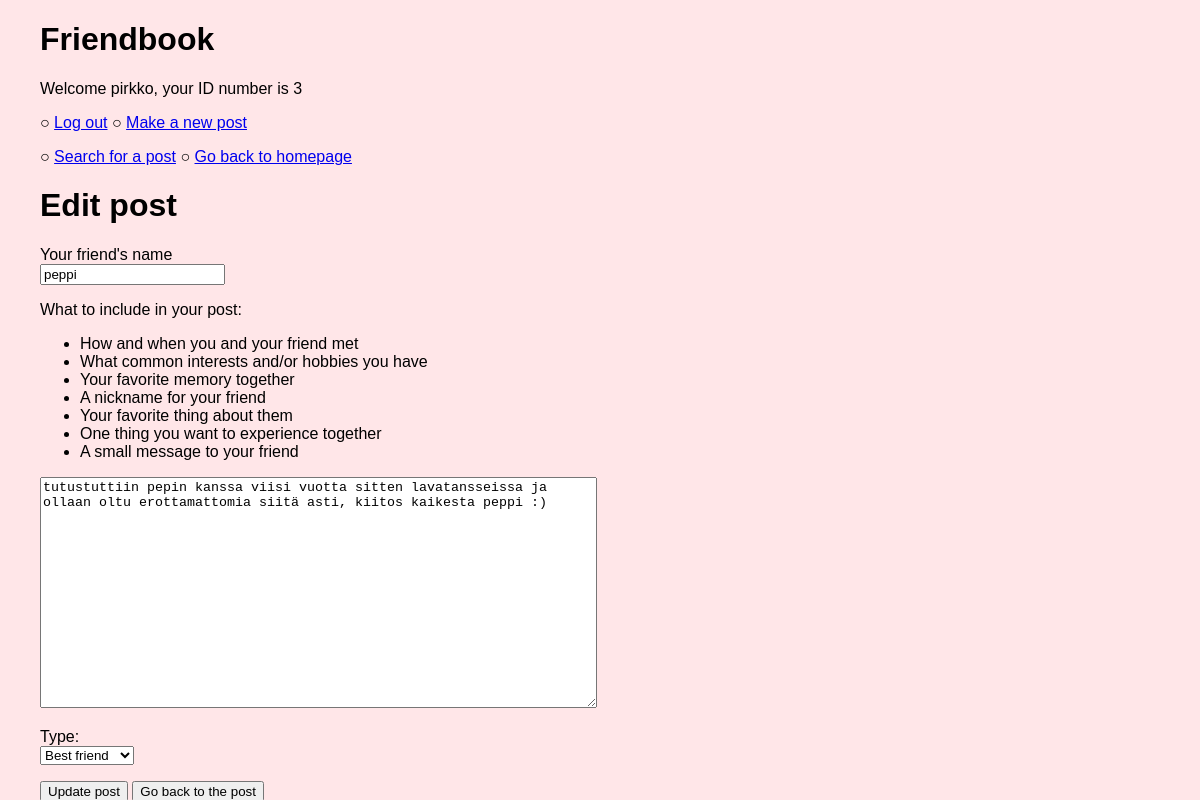
/edit_post/7 (signed in), run on the app's committed database.
### tables this page shows
CREATE TABLE users (
    id INTEGER PRIMARY KEY,
    username TEXT UNIQUE,
    password_hash TEXT
);

CREATE TABLE posts (
	id INTEGER PRIMARY KEY,
	title TEXT,
	description TEXT,
	user_id INTEGER REFERENCES users
);

CREATE TABLE classes (
    id INTEGER PRIMARY KEY,
    title TEXT,
    value TEXT
);

### app.py (the view)
@app.route("/edit_post/<int:post_id>")
def edit_post(post_id):
    require_login()
    post = posts.get_post(post_id)
    if not post:
        abort(404)
    if post["user_id"] != session["user_id"]:
        abort(403)
    all_classes = posts.get_all_classes()
    classes = {}
    for my_class in all_classes:
        classes[my_class] = ""
    for entry in posts.get_classes(post_id):
        classes[entry["title"]] = entry["value"]
    return render_template("edit_post.html", post=post, classes=classes, all_classes=all_classes)

### app.py (called while the page is built)
def require_login():
    if "user_id" not in session:
        abort(403)

### db.py (called while the page is built)
def get_connection():
    con = sqlite3.connect("database.db")
    con.execute("PRAGMA foreign_keys = ON")
    con.row_factory = sqlite3.Row
    return con

def query(sql, params=[]):
    con = get_connection()
    result = con.execute(sql, params).fetchall()
    con.close()
    return result

### posts.py (called while the page is built)
def get_all_classes():
    sql = "SELECT title, value FROM classes ORDER BY id"
    result = db.query(sql)
    classes = {}
    for title, value in result:
        classes[title] = []
    for title, value in result:
        classes[title].append(value)
    return classes

def get_classes(post_id):
    sql = "SELECT title, value FROM post_classes WHERE post_id = ?"
    return db.query(sql, [post_id])

def get_post(post_id):
    sql = """SELECT posts.title,
                    posts.description,
                    users.username,
                    users.id user_id,
                    posts.id
               FROM posts, users
              WHERE posts.user_id = users.id AND
                    posts.id = ?"""
    result = db.query(sql, [post_id])
    return result[0] if result else None

### templates/edit_post.html (shortened to what this page needs)
{% extends "layout.html" %}
{% block content %}
<h1>Edit post</h1>
<form action="/update_post" method="post">
<p>
  Your friend's name <br />
  <input type="text" name="title" value="{{ post.title }}" maxlength="50" required/>
</p>
<p>
  What to include in your post: <br />
  <ul>
    <li> How and when you and your friend met </li>
    <li> What common interests and/or hobbies you have </li>
    <li> Your favorite memory together </li>
    <li> A nickname for your friend </li>
    <li> Your favorite thing about them </li>
    <li> One thing you want to experience together </li>
    <li> A small message to your friend </li>
  </ul>
  <textarea name="description" rows="15" cols="67" maxlength="3000" required>{{ post.description }}</textarea>
  </p>
  {% for class in all_classes %}
  <p>
    {{ class }}: <br />
    <select name="classes">
    {% for option in all_classes[class] %}
      {% if classes[class] == option %}
      <option value="{{ class }}:{{ option }}" selected>{{ option }}</option>
      {% else %}
      <option value="{{ class }}:{{ option }}">{{ option }}</option>
      {% endif %}
    {% endfor %}
    </select>
  </p>
  {% endfor %}
  <input type="submit" value="Update post" size="10" />
  <input type="submit" name="back" value="Go back to the post">
</form>
{% endblock %}

### templates/layout.html (shortened to what this page needs)
<!DOCTYPE html>
<html>
<head>
  <link rel="stylesheet" href="/static/main.css">
</head>
<body>
  <h1>Friendbook</h1>
  {% if session.username %}
  <p>
    Welcome {{ session.username }}, your ID number is {{ session.user_id }}
  </p>
  <p>
    ○ <a href="/logout">Log out</a> ○
    <a href= "/new_post">Make a new post</a> 
  </p>
  {% else %}
  <p>
    ○ <a href="/login">Login</a> ○
      <a href="/register">Register</a> 
  </p>
  {% endif %}
  <p>
    ○ <a href= "/find_post">Search for a post</a> ○
      <a href="/">Go back to homepage </a>
  </p>
  {% block content %}{% endblock %}
</body>
</html>

### static/main.css (style rules this page uses)
body { margin: auto; max-width: 70em; font-family: sans-serif; background-color: #FFE6E8; }
p { max-width: 500px; }

### data on the page
users: username "pirkko"
posts: title "peppi", description "tutustuttiin pepin kanssa viisi vuotta sitten lavatansseissa ja ollaan oltu erottamattomia siitä asti, kiitos kaikesta peppi :)"
classes: title "Type"

### other printed values
{{ session.user_id }} "3"
form field classes "Best friend"
